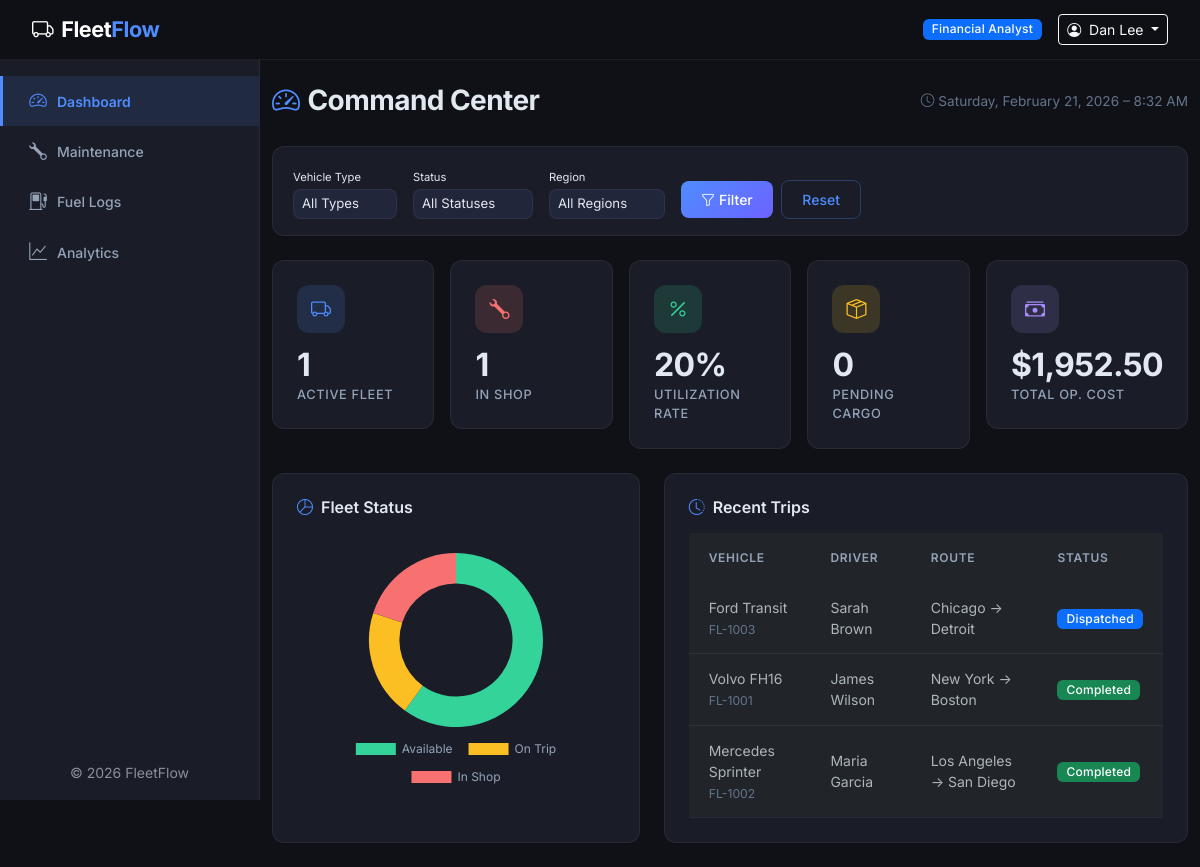
Screenshot of /dashboard/ (signed in) with the database file from the repository.
### tables this page shows
CREATE TABLE trips (
    id INT AUTO_INCREMENT PRIMARY KEY,
    vehicle_id INT NOT NULL,
    driver_id INT NOT NULL,
    cargo_description VARCHAR(255) DEFAULT NULL,
    cargo_weight DECIMAL(10,2) NOT NULL DEFAULT 0,
    origin VARCHAR(100) NOT NULL,
    destination VARCHAR(100) NOT NULL,
    start_odometer DECIMAL(12,2) DEFAULT NULL,
    end_odometer DECIMAL(12,2) DEFAULT NULL,
    distance DECIMAL(12,2) DEFAULT NULL,
    status ENUM('Draft','Dispatched','Completed','Cancelled') NOT NULL DEFAULT 'Draft',
    dispatched_at DATETIME DEFAULT NULL,
    completed_at DATETIME DEFAULT NULL,
    created_at TIMESTAMP DEFAULT CURRENT_TIMESTAMP,
    updated_at TIMESTAMP DEFAULT CURRENT_TIMESTAMP ON UPDATE CURRENT_TIMESTAMP,
    FOREIGN KEY (vehicle_id) REFERENCES vehicles(id) ON DELETE RESTRICT,
    FOREIGN KEY (driver_id) REFERENCES drivers(id) ON DELETE RESTRICT,
    INDEX idx_trip_status (status),
    INDEX idx_trip_vehicle (vehicle_id),
    INDEX idx_trip_driver (driver_id)
);

CREATE TABLE vehicles (
    id INT AUTO_INCREMENT PRIMARY KEY,
    vehicle_name VARCHAR(100) NOT NULL,
    license_plate VARCHAR(20) NOT NULL UNIQUE,
    vehicle_type ENUM('Truck','Van','Sedan','SUV','Bus') NOT NULL DEFAULT 'Truck',
    max_load_capacity DECIMAL(10,2) NOT NULL DEFAULT 0,
    odometer DECIMAL(12,2) NOT NULL DEFAULT 0,
    acquisition_cost DECIMAL(12,2) NOT NULL DEFAULT 0,
    region VARCHAR(50) DEFAULT 'Default',
    status ENUM('Available','On Trip','In Shop','Retired') NOT NULL DEFAULT 'Available',
    created_at TIMESTAMP DEFAULT CURRENT_TIMESTAMP,
    updated_at TIMESTAMP DEFAULT CURRENT_TIMESTAMP ON UPDATE CURRENT_TIMESTAMP
);

CREATE TABLE drivers (
    id INT AUTO_INCREMENT PRIMARY KEY,
    full_name VARCHAR(100) NOT NULL,
    license_category ENUM('A','B','C','D','E') NOT NULL DEFAULT 'B',
    license_expiry DATE NOT NULL,
    safety_score DECIMAL(4,1) NOT NULL DEFAULT 100.0,
    phone VARCHAR(20) DEFAULT NULL,
    status ENUM('Off Duty','On Duty','Suspended') NOT NULL DEFAULT 'Off Duty',
    created_at TIMESTAMP DEFAULT CURRENT_TIMESTAMP,
    updated_at TIMESTAMP DEFAULT CURRENT_TIMESTAMP ON UPDATE CURRENT_TIMESTAMP
);

### config/session.php (called while the page is built, shortened)
<?php
function currentRole(): string {
    return $_SESSION['role'] ?? '';
}
function currentUserName(): string {
    return $_SESSION['full_name'] ?? 'Guest';
}

### dashboard/index.php (the view, shortened to what this page needs)
<?php
$activeModule = 'dashboard';
require_once __DIR__ . '/../config/session.php';
require_once __DIR__ . '/../config/helpers.php';
$db = getDB();
$totalVehicles  = $db->query("SELECT COUNT(*) FROM vehicles WHERE status != 'Retired'")->fetchColumn();
$activeFleet    = $db->query("SELECT COUNT(*) FROM vehicles WHERE status = 'On Trip'")->fetchColumn();
$inShop         = $db->query("SELECT COUNT(*) FROM vehicles WHERE status = 'In Shop'")->fetchColumn();
$utilization    = $totalVehicles > 0 ? round(($activeFleet / $totalVehicles) * 100, 1) : 0;
$pendingTrips   = $db->query("SELECT COUNT(*) FROM trips WHERE status = 'Draft'")->fetchColumn();
$fuelCost = $db->query("SELECT COALESCE(SUM(cost), 0) FROM fuel_logs")->fetchColumn();
$maintCost = $db->query("SELECT COALESCE(SUM(cost), 0) FROM maintenance_logs")->fetchColumn();
$totalOpCost = $fuelCost + $maintCost;
$statusBreakdown = $db->query("SELECT status, COUNT(*) as cnt FROM vehicles WHERE status != 'Retired' GROUP BY status")->fetchAll();
$statusLabels = [];
$statusCounts = [];
$statusColors = ['Available' => '#34d399', 'On Trip' => '#fbbf24', 'In Shop' => '#f87171'];
$chartColors = [];
foreach ($statusBreakdown as $row) {
    $statusLabels[] = $row['status'];
    $statusCounts[] = (int)$row['cnt'];
    $chartColors[]  = $statusColors[$row['status']] ?? '#64748b';
}
$recentTrips = $db->query("
    SELECT t.*, v.vehicle_name, v.license_plate, d.full_name as driver_name
    FROM trips t
    JOIN vehicles v ON t.vehicle_id = v.id
    JOIN drivers d ON t.driver_id = d.id
    ORDER BY t.created_at DESC LIMIT 5
")->fetchAll();
require_once __DIR__ . '/../includes/header.php';
require_once __DIR__ . '/../includes/sidebar.php';
?>
<div class="page-header">
    <h1><i class="bi bi-speedometer2"></i>Command Center</h1>
    <span class="text-muted-light" style="font-size:0.85rem">
        <i class="bi bi-clock me-1"></i><?= date('l, F j, Y – g:i A') ?>
    </span>
</div>
<form class="ff-filter-bar" method="GET">
    <div>
        <label class="form-label mb-1" style="font-size:0.7rem;">Vehicle Type</label>
        <select name="type" class="form-select form-select-sm">
            <option value="">All Types</option>
        </select>
    </div>
    <div>
        <label class="form-label mb-1" style="font-size:0.7rem;">Status</label>
        <select name="status" class="form-select form-select-sm">
            <option value="">All Statuses</option>
        </select>
    </div>
    <div>
        <label class="form-label mb-1" style="font-size:0.7rem;">Region</label>
        <select name="region" class="form-select form-select-sm">
            <option value="">All Regions</option>
        </select>
    </div>
    <div>
        <button type="submit" class="btn btn-ff btn-sm"><i class="bi bi-funnel me-1"></i>Filter</button>
        <a href="<?= baseUrl() ?>/dashboard/" class="btn btn-ff-outline btn-sm ms-1">Reset</a>
    </div>
</form>
<div class="row g-3 mb-4">
    <div class="col-md-4 col-lg fade-in-up">
        <div class="kpi-card kpi-blue">
            <div class="kpi-icon"><i class="bi bi-truck"></i></div>
            <div class="kpi-value"><?= $activeFleet ?></div>
            <div class="kpi-label">Active Fleet</div>
        </div>
    </div>
    <div class="col-md-4 col-lg fade-in-up">
        <div class="kpi-card kpi-red">
            <div class="kpi-icon"><i class="bi bi-wrench"></i></div>
            <div class="kpi-value"><?= $inShop ?></div>
            <div class="kpi-label">In Shop</div>
        </div>
    </div>
    <div class="col-md-4 col-lg fade-in-up">
        <div class="kpi-card kpi-green">
            <div class="kpi-icon"><i class="bi bi-percent"></i></div>
            <div class="kpi-value"><?= $utilization ?>%</div>
            <div class="kpi-label">Utilization Rate</div>
        </div>
    </div>
    <div class="col-md-4 col-lg fade-in-up">
        <div class="kpi-card kpi-yellow">
            <div class="kpi-icon"><i class="bi bi-box-seam"></i></div>
            <div class="kpi-value"><?= $pendingTrips ?></div>
            <div class="kpi-label">Pending Cargo</div>
        </div>
    </div>
    <div class="col-md-4 col-lg fade-in-up">
        <div class="kpi-card kpi-purple">
            <div class="kpi-icon"><i class="bi bi-cash-stack"></i></div>
            <div class="kpi-value"><?= formatCurrency($totalOpCost) ?></div>
            <div class="kpi-label">Total Op. Cost</div>
        </div>
    </div>
</div>
<div class="row g-4">
    <div class="col-lg-5 fade-in-up">
        <div class="ff-card h-100">
            <div class="card-body">
                <h6 class="fw-semibold mb-3"><i class="bi bi-pie-chart me-2 text-accent"></i>Fleet Status</h6>
                <div class="chart-container" style="max-height:280px;display:flex;align-items:center;justify-content:center;">
                    <canvas id="fleetStatusChart"></canvas>
                </div>
            </div>
        </div>
    </div>
    <div class="col-lg-7 fade-in-up">
        <div class="ff-card h-100">
            <div class="card-body">
                <h6 class="fw-semibold mb-3"><i class="bi bi-clock-history me-2 text-accent"></i>Recent Trips</h6>
                <?php if (empty($recentTrips)): ?>
                    <div class="empty-state"><i class="bi bi-map d-block"></i>No trips yet.</div>
                <?php else: ?>
                    <div class="table-responsive">
                        <table class="table ff-table table-sm">
                            <thead>
                                <tr>
                                    <th>Vehicle</th>
                                    <th>Driver</th>
                                    <th>Route</th>
                                    <th>Status</th>
                                </tr>
                            </thead>
                            <tbody>
                                <?php foreach ($recentTrips as $trip): ?>
                                <tr>
                                    <td><?= sanitize($trip['vehicle_name']) ?><br><small class="text-muted-light"><?= sanitize($trip['license_plate']) ?></small></td>
                                    <td><?= sanitize($trip['driver_name']) ?></td>
                                    <td><?= sanitize($trip['origin']) ?> → <?= sanitize($trip['destination']) ?></td>
                                    <td><?= tripStatusBadge($trip['status']) ?></td>
                                </tr>
                                <?php endforeach; ?>
                            </tbody>
                        </table>
                    </div>
                <?php endif; ?>
            </div>
        </div>
    </div>
</div>
<script>
new Chart(document.getElementById('fleetStatusChart'), {
    type: 'doughnut',
    data: {
        labels: <?= json_encode($statusLabels) ?>,
        datasets: [{
            data: <?= json_encode($statusCounts) ?>,
            backgroundColor: <?= json_encode($chartColors) ?>,
            borderWidth: 0,
            hoverOffset: 8
        }]
    },
    options: {
        responsive: true,
        maintainAspectRatio: true,
        cutout: '65%',
        plugins: {
            legend: { position: 'bottom', labels: { color: '#94a3b8', padding: 16, font: { size: 12, family: 'Inter' } } }
        }
    }
});
</script>
<?php require_once __DIR__ . '/../includes/footer.php'; ?>

### includes/header.php (shortened to what this page needs)
<?php
require_once __DIR__ . '/../config/session.php';
require_once __DIR__ . '/../config/helpers.php';
?>
<!DOCTYPE html>
<html lang="en" data-bs-theme="dark">
<head>
    <link href="https://cdn.jsdelivr.net/npm/bootstrap@5.3.0/dist/css/bootstrap.min.css" rel="stylesheet">
    <link href="https://cdn.jsdelivr.net/npm/bootstrap-icons@1.11.0/font/bootstrap-icons.css" rel="stylesheet">
    <link href="<?= baseUrl() ?>/assets/css/style.css" rel="stylesheet">
</head>
<body>
    <nav class="navbar navbar-expand-lg navbar-dark ff-navbar fixed-top">
        <div class="container-fluid">
            <a class="navbar-brand fw-bold" href="<?= baseUrl() ?>/dashboard/">
                <i class="bi bi-truck me-2"></i>Fleet<span class="text-accent">Flow</span>
            </a>
            <div class="d-flex align-items-center ms-auto">
                <span class="badge bg-primary me-3 d-none d-md-inline-block"><?= sanitize(currentRole()) ?></span>
                <div class="dropdown">
                    <button class="btn btn-outline-light btn-sm dropdown-toggle" data-bs-toggle="dropdown">
                        <i class="bi bi-person-circle me-1"></i>
                        <?= sanitize(currentUserName()) ?>
                    </button>
                </div>
            </div>
        </div>
    </nav>
    <div class="d-flex" id="wrapper">

### includes/sidebar.php (shortened to what this page needs)
<?php
$activeModule = $activeModule ?? '';
$role = currentRole();
$access = getModuleAccess();
$allowedModules = $access[$role] ?? [];
$navItems = [
    'dashboard'   => ['icon' => 'bi-speedometer2',   'label' => 'Dashboard',    'url' => baseUrl() . '/dashboard/'],
    'vehicles'    => ['icon' => 'bi-truck',           'label' => 'Vehicles',     'url' => baseUrl() . '/vehicles/'],
    'drivers'     => ['icon' => 'bi-person-badge',    'label' => 'Drivers',      'url' => baseUrl() . '/drivers/'],
    'trips'       => ['icon' => 'bi-map',             'label' => 'Trips',        'url' => baseUrl() . '/trips/'],
    'maintenance' => ['icon' => 'bi-wrench',          'label' => 'Maintenance',  'url' => baseUrl() . '/maintenance/'],
    'fuel'        => ['icon' => 'bi-fuel-pump',       'label' => 'Fuel Logs',    'url' => baseUrl() . '/fuel/'],
    'analytics'   => ['icon' => 'bi-graph-up',        'label' => 'Analytics',    'url' => baseUrl() . '/analytics/'],
];
?>
<nav class="ff-sidebar" id="sidebar">
    <div class="sidebar-inner">
        <ul class="nav flex-column">
            <?php foreach ($navItems as $mod => $item): ?>
                <?php if (in_array($mod, $allowedModules, true)): ?>
                    <li class="nav-item">
                        <a class="nav-link <?= $activeModule === $mod ? 'active' : '' ?>" href="<?= $item['url'] ?>">
                            <i class="bi <?= $item['icon'] ?> me-2"></i>
                            <span><?= $item['label'] ?></span>
                        </a>
                    </li>
                <?php endif; ?>
            <?php endforeach; ?>
        </ul>
        <div class="sidebar-footer mt-auto px-3 py-3 text-center">
            <small class="text-muted">&copy; 2026 FleetFlow</small>
        </div>
    </div>
</nav>
<div class="ff-content" id="pageContent">
    <div class="container-fluid py-4">

### config/helpers.php (shortened to what this page needs)
<?php
function sanitize(string $input): string {
    return htmlspecialchars(trim($input), ENT_QUOTES, 'UTF-8');
}
function formatCurrency(float $amount): string {
    return '$' . number_format($amount, 2);
}
function tripStatusBadge(string $status): string {
    $map = [
        'Draft'      => 'secondary',
        'Dispatched' => 'primary',
        'Completed'  => 'success',
        'Cancelled'  => 'danger',
    ];
    $cls = $map[$status] ?? 'light';
    return '<span class="badge bg-' . $cls . '">' . sanitize($status) . '</span>';
}
function getModuleAccess(): array {
    return [
        'Fleet Manager'    => ['dashboard','vehicles','drivers','trips','maintenance','fuel','analytics'],
        'Dispatcher'       => ['dashboard','vehicles','drivers','trips'],
        'Safety Officer'   => ['dashboard','drivers','trips','maintenance'],
        'Financial Analyst'=> ['dashboard','fuel','maintenance','analytics'],
    ];
}
function baseUrl(): string {
    return '/feetflow';
}

### includes/footer.php (shortened to what this page needs)
    </div>
</div>
</div>
</body>
</html>

### rows the page displays
trips: vehicle.vehicle_name "Ford Transit", vehicle.license_plate "FL-1003", driver.full_name "Sarah Brown", origin "Chicago", destination "Detroit", status "Dispatched"
trips: vehicle.vehicle_name "Volvo FH16", vehicle.license_plate "FL-1001", driver.full_name "James Wilson", origin "New York", destination "Boston", status "Completed"
trips: vehicle.vehicle_name "Mercedes Sprinter", vehicle.license_plate "FL-1002", driver.full_name "Maria Garcia", origin "Los Angeles", destination "San Diego", status "Completed"

### other values shown
currentRole() "Financial Analyst"
currentUserName() "Dan Lee"
$item['label'] "Dashboard"
$item['label'] "Maintenance"
$item['label'] "Fuel Logs"
$item['label'] "Analytics"
$activeFleet "1"
$inShop "1"
$utilization "20"
$pendingTrips "0"
formatCurrency($totalOpCost) "$1,952.50"
chart data {{ json_encode($statusLabels) }} ["Available","On Trip","In Shop"]
chart data {{ json_encode($statusCounts) }} [3,1,1]
